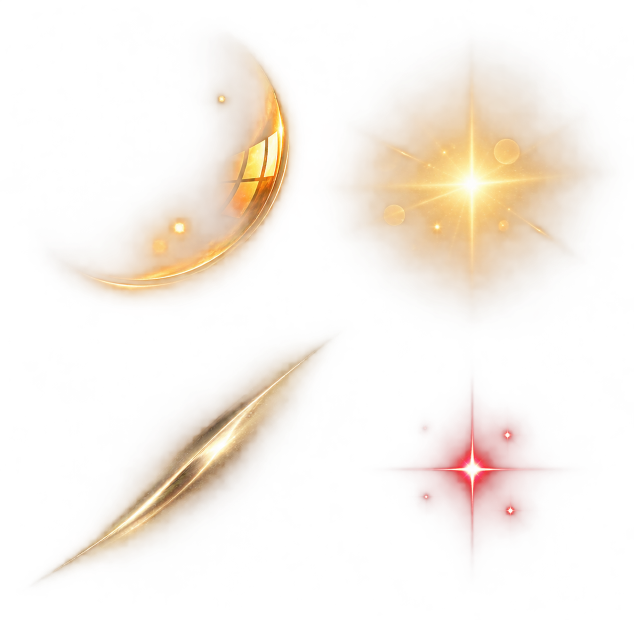
#> input picture 完整游戏模版/全游戏模版/F30_Clockwork_Fortune_v1.0.0/art-source/raw/optics.png, 1268 x 1240 px, found by its file name (shown at 1/2 size)
$ python refine_optics.py
#> lines starting #> are read from the running program, lines starting #| are printed output that depends on the picture
"""Isolate and feather the CC Switch-generated light art for animated use.

The raw atlas includes white matte and a complete stained-glass window in
its fourth quadrant. Those are visible as rectangular stripes when sampled
as glints. This keeps only the authored light details on transparent tiles.
"""
from pathlib import Path
from PIL import Image
import math

ROOT = Path(__file__).resolve().parents[1]
source = Image.open(ROOT / 'assets/resources/art/optics.png').convert('RGBA')
#> source is the input picture: PIL image 1268x1240 RGBA; mean R, G, B, A 67, 42.3, 22.9, 28.7
output = Image.new('RGBA', source.size)
#> output: PIL image 1268x1240 RGBA; every value is 0
side = source.width // 2
#> side = 634
for index in range(4):
    tile = source.crop(((index % 2) * side, (index // 2) * side,
                        ((index % 2) + 1) * side, ((index // 2) + 1) * side))
    if index == 3:
        # A warm glint from the generated bokeh quadrant replaces the window
        # motif, which reads as a rectangular pane when used as a tiny light.
        bokeh = source.crop((554, 56, 1024, 470))
        tile = bokeh.crop((54, 84, 234, 264)).resize((side, side), Image.Resampling.LANCZOS)
    pixels = tile.load()
    center = (side - 1) / 2
    radius = side * (0.44 if index != 3 else 0.40)
    for y in range(side):
        for x in range(side):
            r = math.hypot(x - center, y - center) / radius
            feather = max(0, 1 - r * r) ** 2
            red, green, blue, alpha = pixels[x, y]
            new_alpha = int(alpha * feather)
            pixels[x, y] = (red, green, blue, new_alpha) if new_alpha else (0, 0, 0, 0)
    output.paste(tile, ((index % 2) * side, (index // 2) * side))
#> this loop made 4 passes
#> pass 1, `tile = source.crop(((index % 2) * side, (index // 2) * side, ((index %..`:
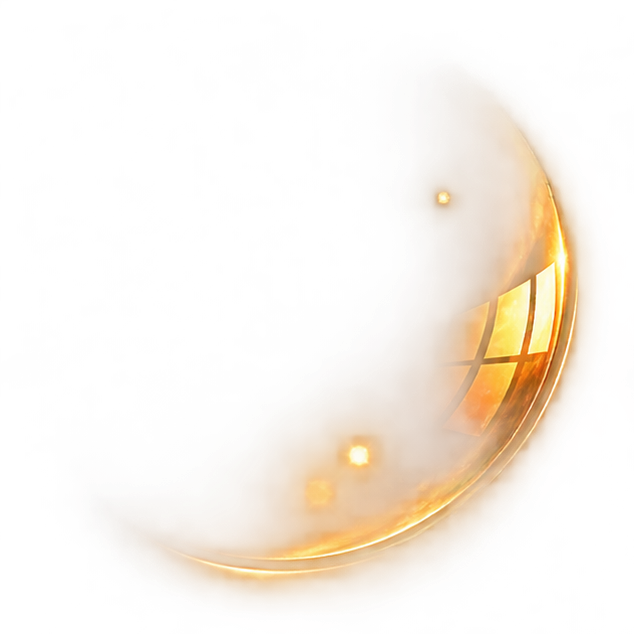
#> tile: PIL image 634x634 RGBA; mean R, G, B, A 67.9, 41.1, 16.4, 27; transparent parts drawn white
#> pass 2, `tile = source.crop(((index % 2) * side, (index // 2) * side, ((index %..`:
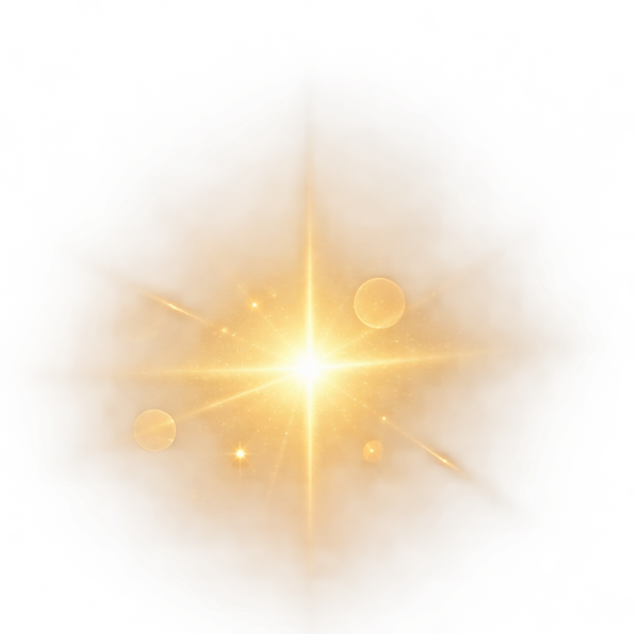
#> tile: PIL image 634x634 RGBA; mean R, G, B, A 112.9, 80.2, 43, 51; transparent parts drawn white
#> pass 3, `tile = source.crop(((index % 2) * side, (index // 2) * side, ((index %..`:
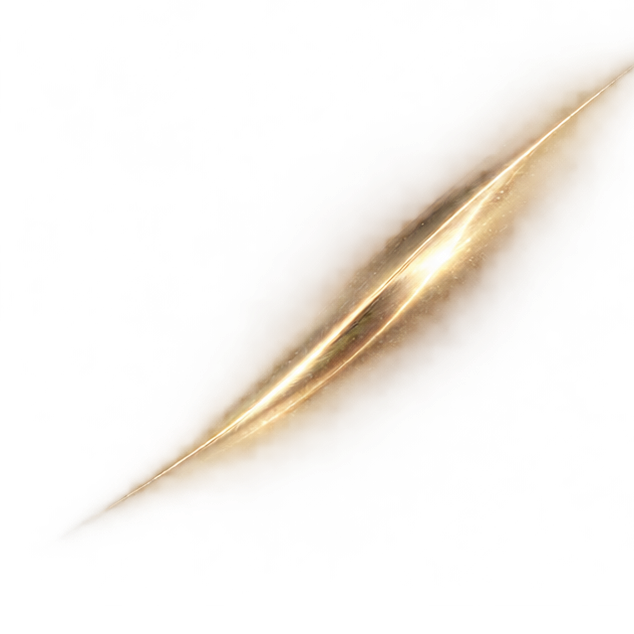
#> tile: PIL image 634x634 RGBA; mean R, G, B, A 47.3, 35.6, 22.3, 25.1; transparent parts drawn white
#> after the loop:
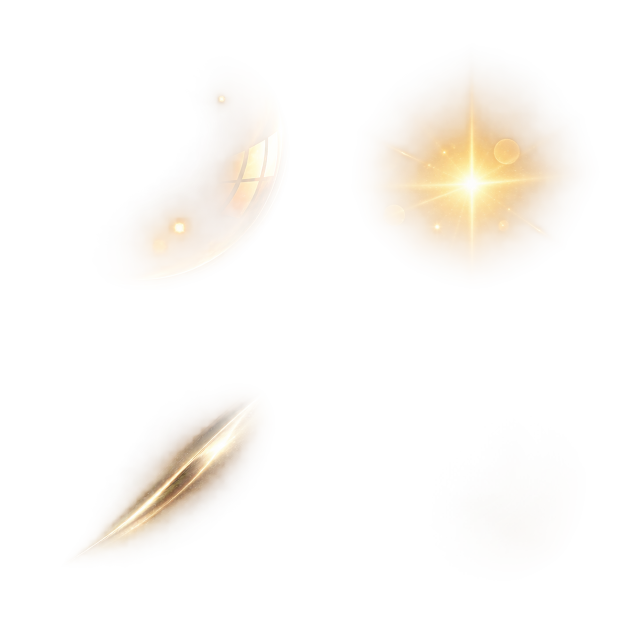
#> output: PIL image 1268x1240 RGBA (shown at 1/2 size); mean R, G, B, A 48.5, 35.1, 18.6, 12.2; transparent parts drawn white
output.save(ROOT / 'assets/resources/art/optics.png', optimize=True)

$ run again, with 完整游戏模版/全游戏模版/F30_Clockwork_Fortune_v1.0.0/art-source/raw/canopy-destinations.png copied over 完整游戏模版/全游戏模版/F30_Clockwork_Fortune_v1.0.0/art-source/raw/optics.png
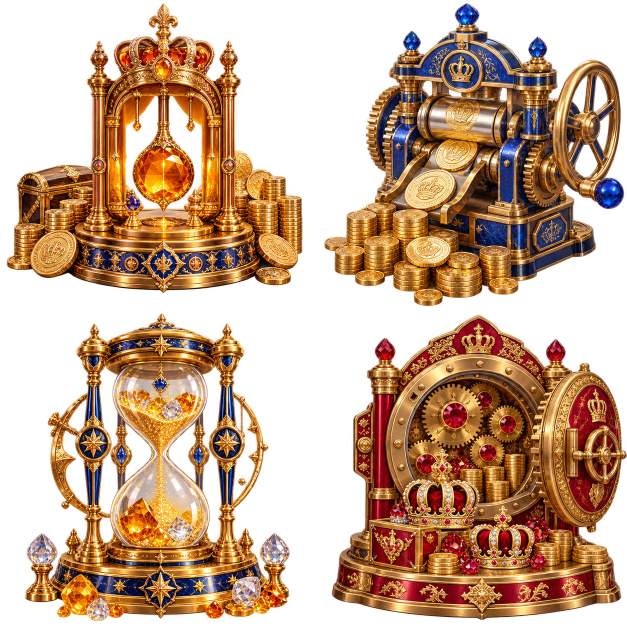
#> input picture 完整游戏模版/全游戏模版/F30_Clockwork_Fortune_v1.0.0/art-source/raw/canopy-destinations.png, 1254 x 1254 px, found by its file name (shown at 1/2 size)
#> source is the input picture: PIL image 1254x1254 RGBA; mean R, G, B, A 98.9, 61.1, 33.6, 139
#> after the loop `for index in range(4):`:
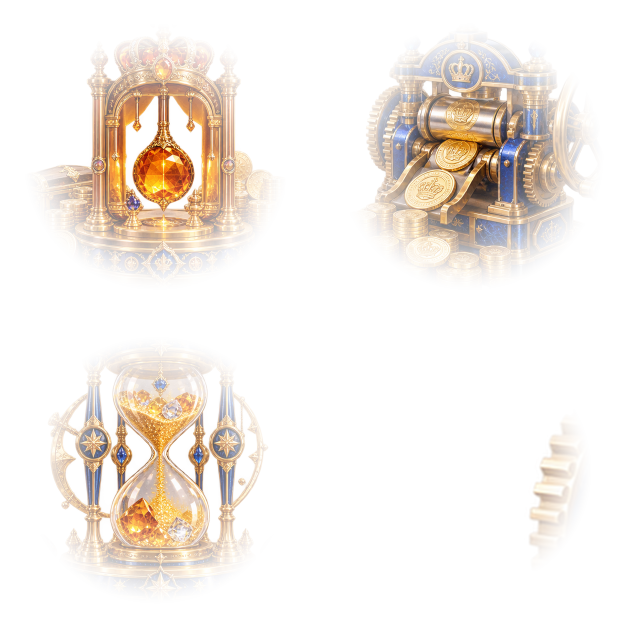
#> output: PIL image 1254x1254 RGBA (shown at 1/2 size); mean R, G, B, A 54.3, 37.1, 21.5, 31.7; transparent parts drawn white
#> after the loop `for index in range(4):`:
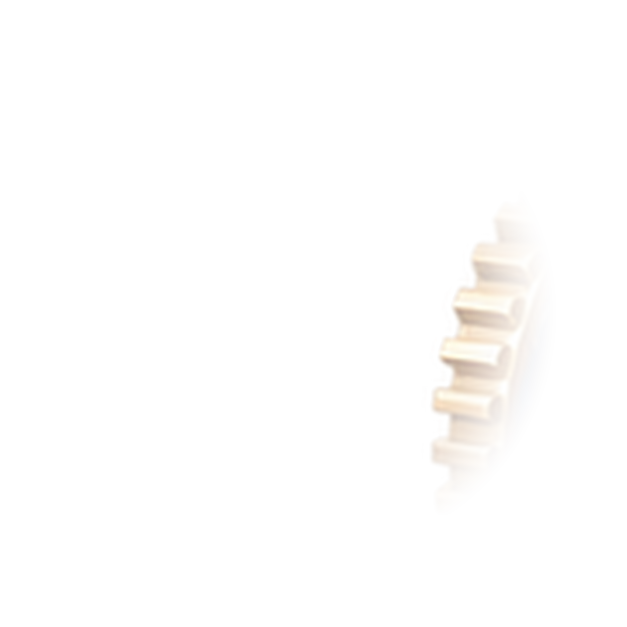
#> tile: PIL image 627x627 RGBA; mean R, G, B, A 10.9, 7.9, 4.9, 2.1; transparent parts drawn white
